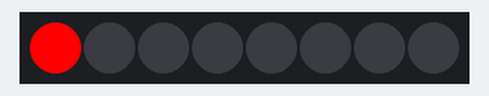
A program run on a simulated MicroPython board. Shown: 8 RGB LEDs in strip order, left to right.

Above: at 0.1 s.
At 7.1 s:
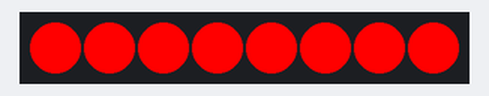
At 15.1 s:
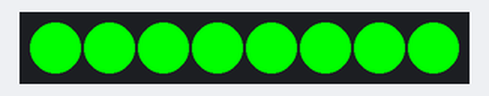
At 19.1 s:
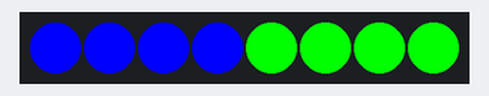
At 29.1 s:
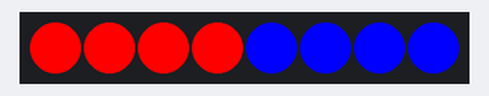
At 39.1 s:
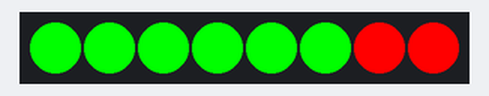
Timing chart, 0 to 40.0 s (numbered marks = the images above):
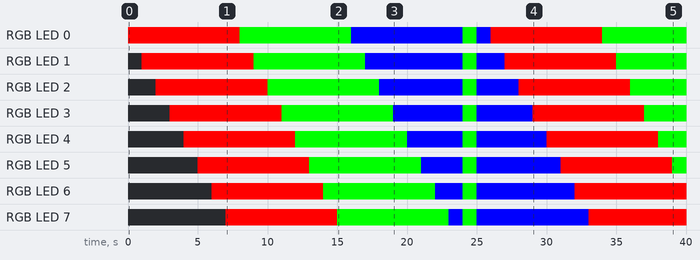

Measured:
- by itself, RGB LED 1: off → RGB(255, 0, 0) at 1.0 s, → RGB(0, 255, 0) 8.0 s later, → RGB(0, 0, 255) 8.0 s later, → RGB(0, 255, 0) 7.0 s later, … (7 changes in this stretch)
- by itself, RGB LED 2: off → RGB(255, 0, 0) at 2.0 s, → RGB(0, 255, 0) 8.0 s later, → RGB(0, 0, 255) 8.0 s later, → RGB(0, 255, 0) 6.0 s later, … (7 changes in this stretch)
- what the display in image 1 shows lasts 1.0 s, from 7.0 s to 8.0 s

The program:

main.py
```python
import time
import machine
import neopixel

np = neopixel.NeoPixel(machine.Pin(13), 8)

while True:
    for i in range(8):
        np[i] = (255, 0, 0)
        np.write()
        time.sleep(1)

    for i in range(8):
        np[i] = (0, 255, 0)
        np.write()
        time.sleep(1)

    for i in range(8):
        np[i] = (0, 0, 255)
        np.write()
        time.sleep(1)

    for i in range(8):
        np[i] = (0, 255, 0)
    np.write()
    time.sleep(1)

    for i in range(8):
        np[i] = (0, 0, 255)
    np.write()
    time.sleep(1)
```
